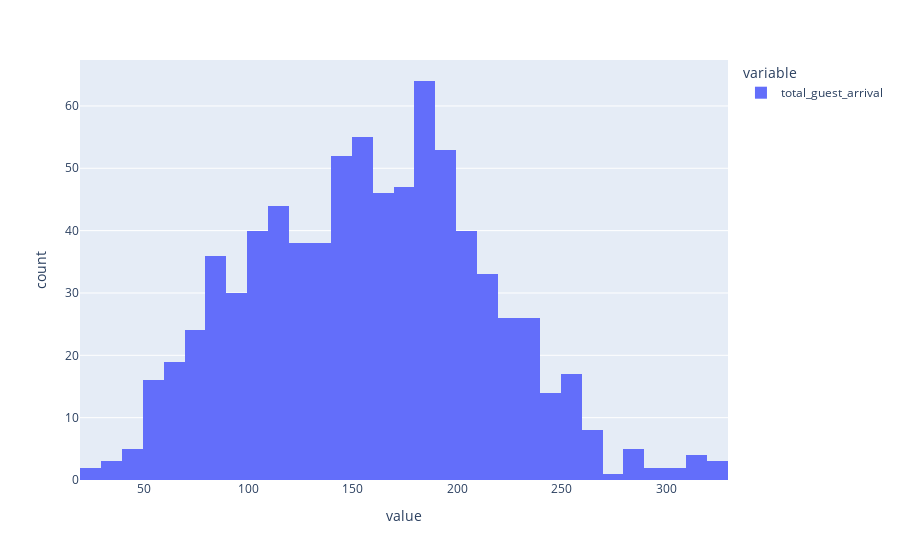

Notebook source saved alongside this figure:
### Code cell
px.histogram(guest_arrival_series['total_guest_arrival'])

### Figure 1 — Plotly figure (JSON) as saved in the notebook; plotly's stock layout.template omitted (floating-point values rounded to 4 significant figures; data arrays with more than 128 entries replaced by an {"elided": "..."} marker saying what was removed)
{"data": [{"alignmentgroup": "True", "bingroup": "x", "hovertemplate": "variable=total_guest_arrival<br>value=%{x}<br>count=%{y}<extra></extra>", "legendgroup": "total_guest_arrival", "marker": {"color": "#636efa", "pattern": {"shape": ""}}, "name": "total_guest_arrival", "offsetgroup": "total_guest_arrival", "orientation": "v", "showlegend": true, "type": "histogram", "x": {"elided": "793 int values"}, "xaxis": "x", "yaxis": "y"}], "layout": {"barmode": "relative", "legend": {"title": {"text": "variable"}, "tracegroupgap": 0}, "margin": {"t": 60}, "xaxis": {"anchor": "y", "domain": [0, 1], "title": {"text": "value"}}, "yaxis": {"anchor": "x", "domain": [0, 1], "title": {"text": "count"}}}}
